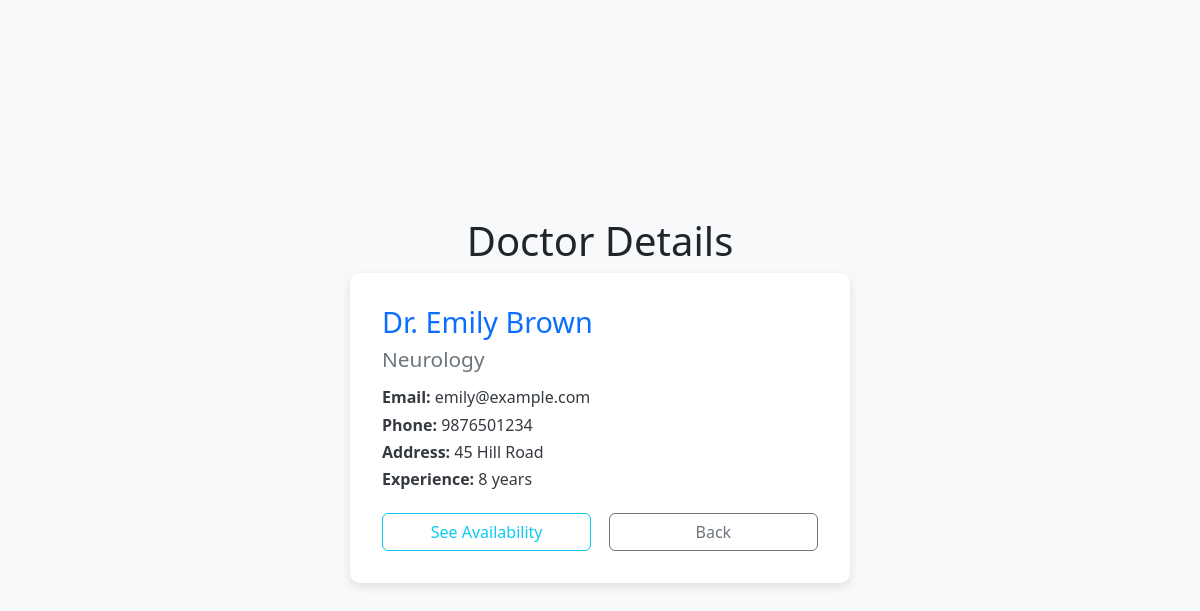
Page /dashboard/patient/dep-details/Neurology/emilyb on the earlier database version.
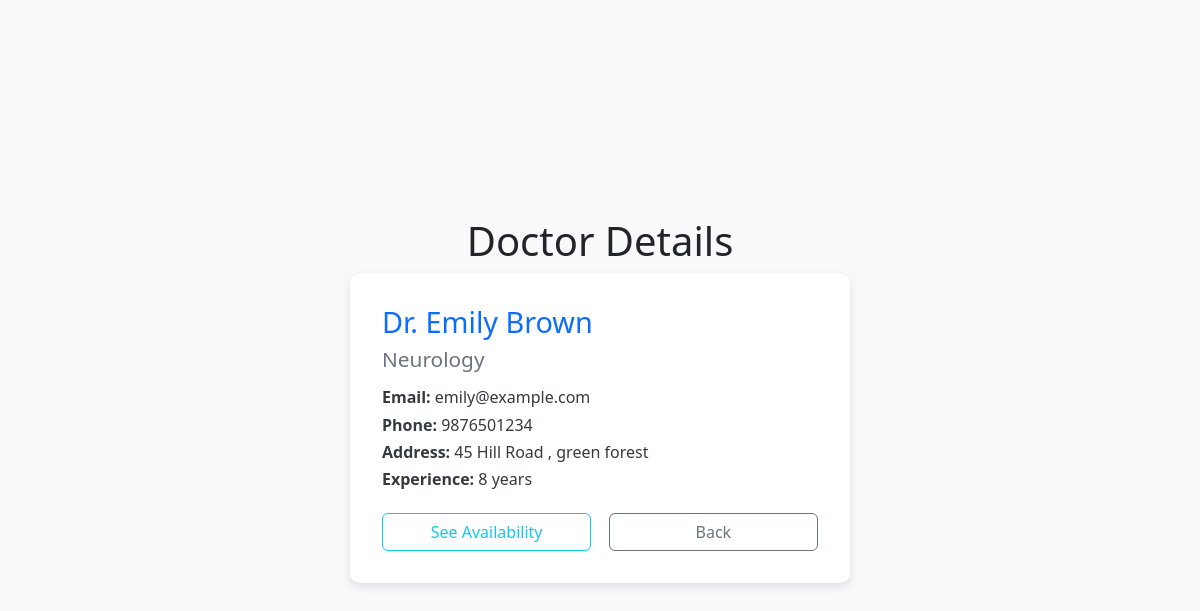
Same page on the later database version.
### models/models.py (models this page shows)
class Doctor(db.Model):
    id=db.Column(db.Integer(),primary_key=True)
    fullname = db.Column(db.String(50),nullable = False)
    username = db.Column(db.String(50),unique = True,nullable = False)
    password = db.Column(db.String(),nullable= False)
    address = db.Column(db.String(200),nullable = False)
    phone = db.Column(db.String(15),nullable = False)
    email = db.Column(db.String(50),nullable = False)
    experience = db.Column(db.String(100),nullable = False)
    specialization = db.Column(db.String(50),nullable = False)
    created_at=db.Column(db.DateTime(),default=datetime.datetime.utcnow)
    updated_at=db.Column(db.DateTime(),default=datetime.datetime.utcnow,onupdate=datetime.datetime.utcnow)

### controllers/doctorDetails.py (the view)
@thedoctorDetails.route("/dashboard/patient/dep-details/<string:specialization>/<string:username>", methods=['GET','POST'])
def doctorDetails(username,specialization):
    print(username)
    print(specialization)
    getDoctorDetails=Doctor.query.filter_by(username=username).first()
    print(getDoctorDetails)
    print(getDoctorDetails.fullname)
    return render_template("doctorDetails.html",getDoctorDetails=getDoctorDetails)

### templates/doctorDetails.html (shortened to what this page needs)
<!DOCTYPE html>
<html lang="en">
<head>
    <link href="https://cdn.jsdelivr.net/npm/bootstrap@5.3.0-alpha1/dist/css/bootstrap.min.css" rel="stylesheet">
</head>
<body>
    <div class="container text-center">
        <h1>Doctor Details</h1>
        <div class="doctor-card mx-auto text-start">
        <h1>{{getDoctorDetails.fullname}}</h1>
        <h2>{{getDoctorDetails.specialization}}</h2>
         <h3><strong>Email:</strong> {{getDoctorDetails.email}}</h3>
            <h3><strong>Phone:</strong> {{getDoctorDetails.phone}}</h3>
            <h3><strong>Address:</strong> {{getDoctorDetails.address}}</h3>
            <h4><strong>Experience:</strong> {{getDoctorDetails.experience}}</h4>
           <div class="d-flex justify-content-between mt-4">
                <a class="btn btn-outline-info" href="/dashboard/patient/{{getDoctorDetails.specialization}}/{{getDoctorDetails.fullname}}/{{getDoctorDetails.username}}/availibility">See Availability</a>
                <a class="btn btn-outline-secondary" href="/dashboard/patient/dep-details/{{getDoctorDetails.specialization}}">Back</a>
            </div>
        </div>
    </div>
</body>
</html>

### templates/doctorDetails.html (style rules this page uses)
body { background-color: #f8f9fa; min-height: 100vh; display: flex; flex-direction: column; justify-content: center; align-items: center; }
.doctor-card { max-width: 500px; width: 100%; background-color: white; border-radius: 10px; box-shadow: 0px 4px 10px rgba(0,0,0,0.1); padding: 2rem; }
.doctor-card h1 { font-size: 1.8rem; color: #0d6efd; }
.doctor-card h2 { font-size: 1.3rem; color: #6c757d; margin-bottom: 1rem; }
.doctor-card h3, .doctor-card h4 { font-size: 1rem; margin: 0.5rem 0; color: #343a40; }
.doctor-card .btn { width: 48%; }

Differences in the rows shown:
changed Doctor "Dr. Emily Brown": address "45 Hill Road" → "45 Hill Road , green forest"
